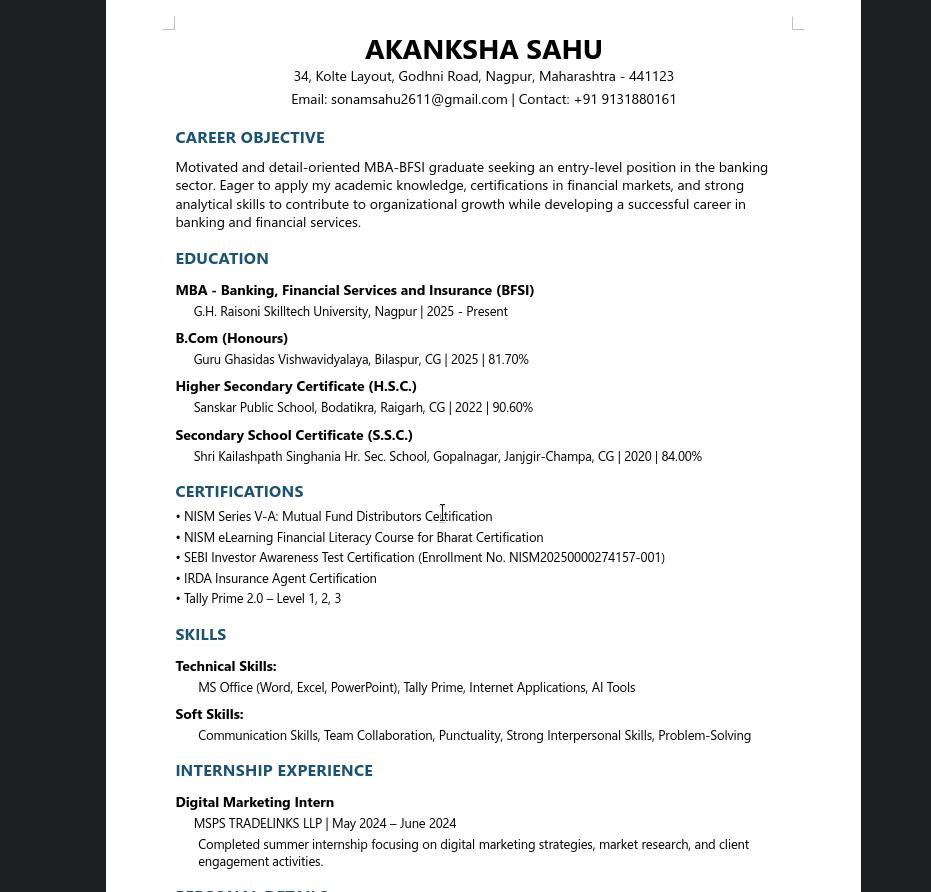
#> input picture ocr-system/images/2026-02-20_18-05.jpg, 931 x 892 px
$ python gpu_preprocessing.py images/2026-02-20_18-05.jpg   (older library calls are emulated)
#> lines starting #> are read from the running program, lines starting #| are printed output that depends on the picture; after the words box and inside, x2 and y2 are one past the last pixel; in counts of white or black regions, pixels touching at a corner belong together
"""
GPU-Accelerated Image Preprocessing Module for GTX 980 Ti (Maxwell Architecture)

This module leverages the GTX 980 Ti's strong memory bandwidth (336.5 GB/s) for
OpenCV CUDA operations, achieving 4-10x speedups on preprocessing tasks.

Key optimizations for Maxwell architecture (compute capability 5.2):
- Uses cv2.cuda module for GPU-accelerated operations
- Minimizes CPU-GPU data transfers
- Batches operations when possible
- Falls back gracefully to CPU if CUDA is unavailable
"""

import cv2
import numpy as np
import logging
import os
from typing import Tuple, Optional, List, Dict, Union, Any

# Configure logging (rely on root logger configuration from app.py)
logger = logging.getLogger(__name__)


class GPUPreprocessor:
    """
    GPU-accelerated image preprocessing for OCR.

    Optimized for GTX 980 Ti (Maxwell SM 5.2) with focus on:
    - Leveraging high memory bandwidth for parallel operations
    - Minimizing data transfers between CPU and GPU
    - Using CUDA-accelerated OpenCV operations
    """

    def __init__(self, use_gpu: bool = True):
        """
        Initialize the GPU preprocessor.

        Args:
            use_gpu: Whether to use GPU acceleration (default: True)
        """
#> in preprocess_for_ocr, img is the input picture: shape (892, 931, 3); mean B, G, R 204, 203.2, 202.8
        self.use_gpu = use_gpu
        self.cuda_available = False
        self.cuda_device_count = 0

        if self.use_gpu:
            self._init_cuda()
        else:
            logger.info("GPU acceleration disabled by configuration. Using CPU.")

    def _init_cuda(self) -> None:
        """Initialize CUDA and check availability."""
        try:
            # Check if cv2 has cuda module
            if not hasattr(cv2, 'cuda'):
                logger.warning("OpenCV build does not support CUDA. Falling back to CPU.")
                self.use_gpu = False
                return

            self.cuda_device_count = cv2.cuda.getCudaEnabledDeviceCount()
            if self.cuda_device_count > 0:
                self.cuda_available = True
                # Print CUDA device info
                for i in range(self.cuda_device_count):
                    cv2.cuda.setDevice(i)
                    # Note: printCudaDeviceInfo prints to stdout, not easily capturable without redirection
                    # We can log that we found devices
                    logger.info(f"CUDA Device {i} detected.")
                logger.info(f"CUDA initialized successfully. {self.cuda_device_count} device(s) found.")
            else:
                logger.warning("No CUDA devices found. Falling back to CPU processing.")
                self.use_gpu = False
        except Exception as e:
            logger.warning(f"CUDA initialization failed: {e}. Falling back to CPU processing.")
            self.cuda_available = False
            self.use_gpu = False

    # [36 lines left out: functions upload_to_gpu, download_from_gpu, not called in this run]

    def deskew(self, image: np.ndarray) -> np.ndarray:
        """
        Deskew the image using minAreaRect on foreground content.
        """
        try:
            # Convert to gray
            if len(image.shape) == 3:
                gray = cv2.cvtColor(image, cv2.COLOR_BGR2GRAY)
            else:
                gray = image

            # Invert colors (assuming black text on white background)
            # We want white text on black background for contours
            mean = np.mean(gray)
#> mean = 203.1
            if mean > 127:
                gray = cv2.bitwise_not(gray)
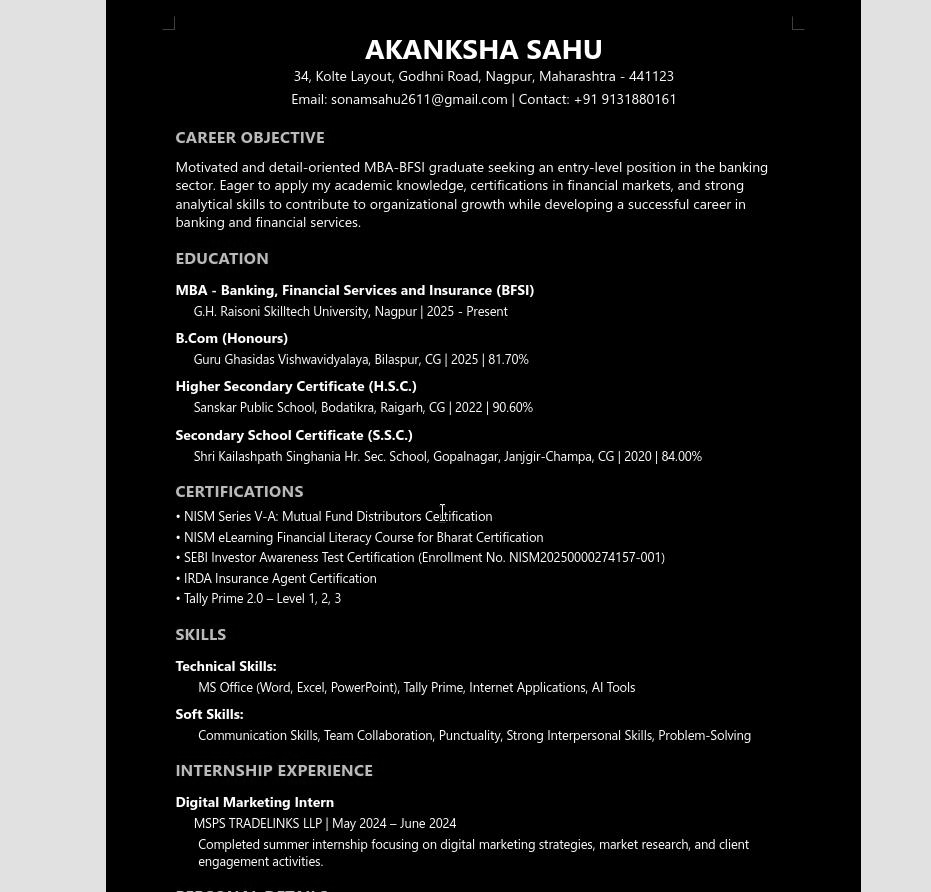
#> gray: shape (892, 931); min 0, max 255, mean 51.9

            # Threshold to get text
            thresh = cv2.threshold(gray, 0, 255, cv2.THRESH_BINARY | cv2.THRESH_OTSU)[1]
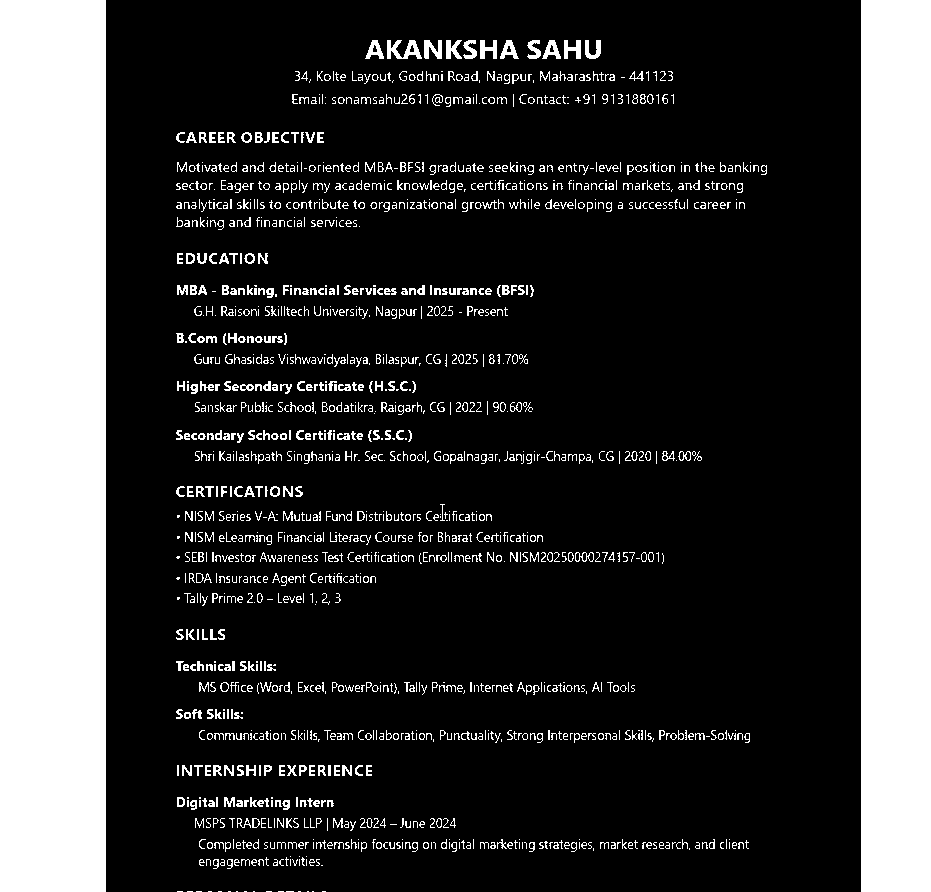
#> thresh: shape (892, 931); 22.8% white; 1502 white regions (748 under 20 px), largest, box (x1, y1, x2, y2) and area: (0, 0, 106, 892) 94552, (861, 0, 931, 892) 62440, (387, 40, 422, 59) 360

            # Find all coordinates of non-zero pixels
            coords = np.column_stack(np.where(thresh > 0))
#> coords = 189086 pairs, first value 0 to 891, second value 0 to 930

            if len(coords) < 100: # Not enough content
                return image

            # minAreaRect
            # Note: OpenCV minAreaRect returns (center, (w,h), angle)
            # Angle range depends on version, but usually [-90, 0)
            angle = cv2.minAreaRect(coords)[-1]
#> angle = -90

            # Normalize angle to [-45, 45] to determine rotation needed to make it horizontal
            if angle < -45:
                angle = -(90 + angle)
#> angle = 0
            else:
                angle = -angle

            # Rotate only if significant skew and not outlier
            if abs(angle) > 0.5 and abs(angle) < 45:
                (h, w) = image.shape[:2]
                center = (w // 2, h // 2)
                M = cv2.getRotationMatrix2D(center, angle, 1.0)
                rotated = cv2.warpAffine(image, M, (w, h), flags=cv2.INTER_CUBIC, borderMode=cv2.BORDER_REPLICATE)
                logger.info(f"Deskewed image by {angle:.2f} degrees")
                return rotated

            return image
        except Exception as e:
            logger.warning(f"Deskew failed logic: {e}")
            return image

    def preprocess_for_ocr(self, image_path: str) -> Tuple[Optional[np.ndarray], Optional[np.ndarray], str]:
        """
        Full preprocessing pipeline optimized for OCR on screen photos.

        Pipeline:
        1. Load image
        2. Convert to grayscale
        3. Apply Gaussian blur (noise reduction)
        4. Adaptive thresholding
        5. Morphological operations (cleanup)
        6. Optional: Deskew

        Args:
            image_path: Path to the input image

        Returns:
            Tuple of (original_image, processed_image, status_message)
        """
        if not os.path.exists(image_path):
            return None, None, f"Image file not found: {image_path}"

        try:
            # Load image
            img = cv2.imread(image_path)
            if img is None:
                return None, None, f"Failed to load image: {image_path}"

            # Apply deskewing before other processing
            try:
                img = self.deskew(img)
            except Exception as e:
                logger.warning(f"Deskewing failed: {e}")

            if self.cuda_available:
                try:
                    processed = self._preprocess_gpu(img)
                except Exception as e:
                    logger.error(f"GPU preprocessing failed: {e}. Falling back to CPU.")
                    processed = self._preprocess_cpu(img)
            else:
                processed = self._preprocess_cpu(img)

            return img, processed, "Success"

        except Exception as e:
            logger.error(f"Preprocessing error: {e}")
            return None, None, str(e)

    # [85 lines left out: functions _preprocess_gpu, _adaptive_threshold_gpu, not called in this run]

    def _preprocess_cpu(self, img: np.ndarray) -> np.ndarray:
        """
        CPU fallback preprocessing pipeline with enhanced steps for better OCR accuracy.

        Focuses on enhancement (contrast/denoising) rather than binarization,
        which is better for deep learning models like PaddleOCR.

        Improvements for accuracy:
        1. Grayscale conversion
        2. Advanced denoising
        3. CLAHE for contrast enhancement
        4. Optional binarization for difficult images
        5. Morphological cleanup
        """
        try:
            # 1. Grayscale
            if len(img.shape) == 3:
                gray = cv2.cvtColor(img, cv2.COLOR_BGR2GRAY)
            else:
                gray = img.copy()

            # 2. Advanced denoising using Non-local Means (better than Gaussian for text)
            # h parameter: higher = more denoising, good for scanned documents
            denoised = cv2.fastNlMeansDenoising(gray, h=10, templateWindowSize=7, searchWindowSize=21)

            # 3. CLAHE (Contrast Limited Adaptive Histogram Equalization)
            # Enhanced with better parameters for text
            clahe = cv2.createCLAHE(clipLimit=2.5, tileGridSize=(8, 8))
            enhanced = clahe.apply(denoised)

            # 4. Optional: Apply slight sharpening for text edges
            # Using unsharp masking for better text clarity
            blurred = cv2.GaussianBlur(enhanced, (0, 0), 1.5)
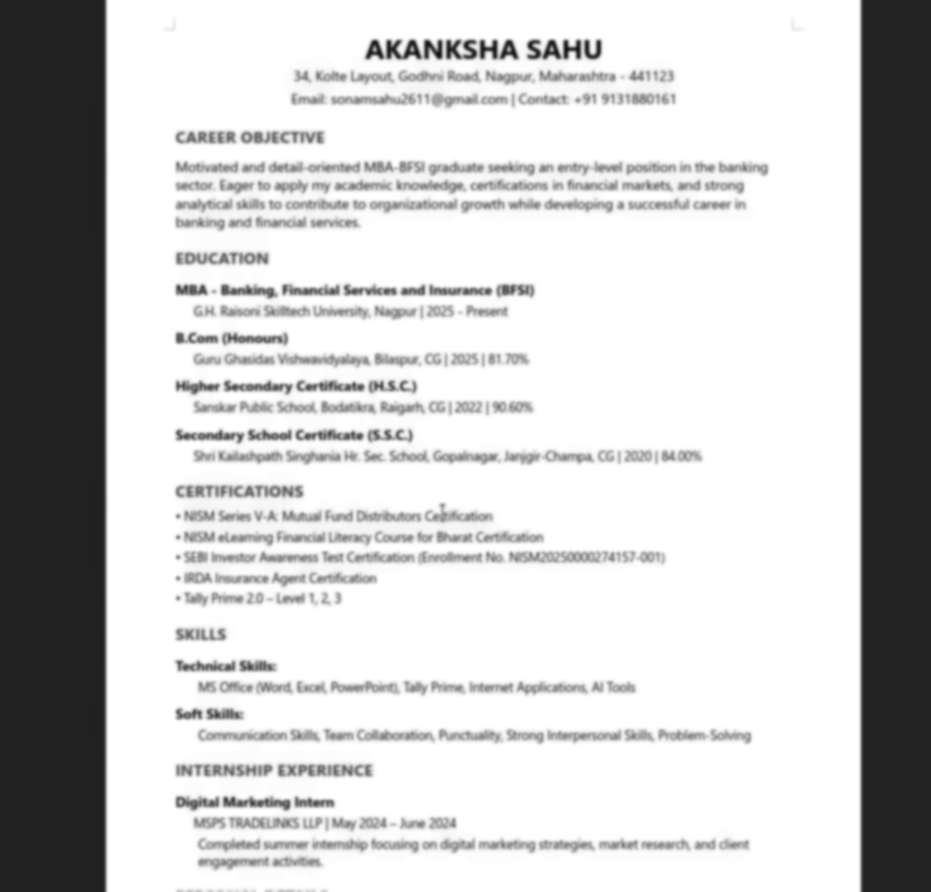
#> blurred: shape (892, 931); min 17, max 255, mean 202.7
            sharpened = cv2.addWeighted(enhanced, 1.5, blurred, -0.5, 0)

            # 5. Convert back to BGR for PaddleOCR (which expects 3 channels)
            final = cv2.cvtColor(sharpened, cv2.COLOR_GRAY2BGR)

            return final
        except Exception as e:
            logger.error(f"CPU preprocessing failed: {e}")
            # Return original gray if possible as last resort
            try:
                if len(img.shape) == 3:
                    return cv2.cvtColor(img, cv2.COLOR_BGR2GRAY)
                return img
            except Exception:
                return img

    # [282 lines left out: functions preprocess_for_ocr_v2, _preprocess_cpu_enhanced, _preprocess_gpu_enhanced, batch_preprocess, resize_for_ocr, _resize_gpu and 4 more, not called in this run]

    def get_gpu_info(self) -> Dict[str, Any]:
        """
        Get information about available GPU(s).

        Returns:
            Dictionary with GPU information
        """
        info = {
            "cuda_available": self.cuda_available,
            "device_count": self.cuda_device_count,
            "devices": []
        }

        if self.cuda_available:
            for i in range(self.cuda_device_count):
                try:
                    cv2.cuda.setDevice(i)
                    # Note: OpenCV python bindings for getDevice and its properties can be inconsistent
                    # We'll use printCudaDeviceInfo indirectly or just basic info
                    info["devices"].append({
                        "id": i,
                        "name": f"Device {i} (Details in logs)",
                    })
                except Exception:
                    continue

        return info


# Convenience function for quick preprocessing
# [13 lines left out: function preprocess_image, not called in this run]


if __name__ == "__main__":
    # Test the preprocessor
    import sys

    # Simple console logger for standalone execution
    logging.basicConfig(level=logging.INFO)

    if len(sys.argv) < 2:
        print("Usage: python gpu_preprocessing.py <image_path>")
        sys.exit(1)

    image_path = sys.argv[1]
    preprocessor = GPUPreprocessor(use_gpu=True)

    print(f"GPU Info: {preprocessor.get_gpu_info()}")

    original, processed, status = preprocessor.preprocess_for_ocr(image_path)
#> status = 'Success'

    if original is not None:
        print(f"Preprocessing successful!")
        print(f"Original shape: {original.shape}")
#| Original shape: (892, 931, 3)
        if processed is not None:
            print(f"Processed shape: {processed.shape}")
#| Processed shape: (892, 931, 3)

            # Save result
            output_path = image_path.rsplit('.', 1)[0] + '_processed.png'
            cv2.imwrite(output_path, processed)
            print(f"Saved processed image to: {output_path}")
    else:
        print(f"Preprocessing failed: {status}")

$ run again, on ocr-system/watch_folder/2026-02-20_09-43.jpg
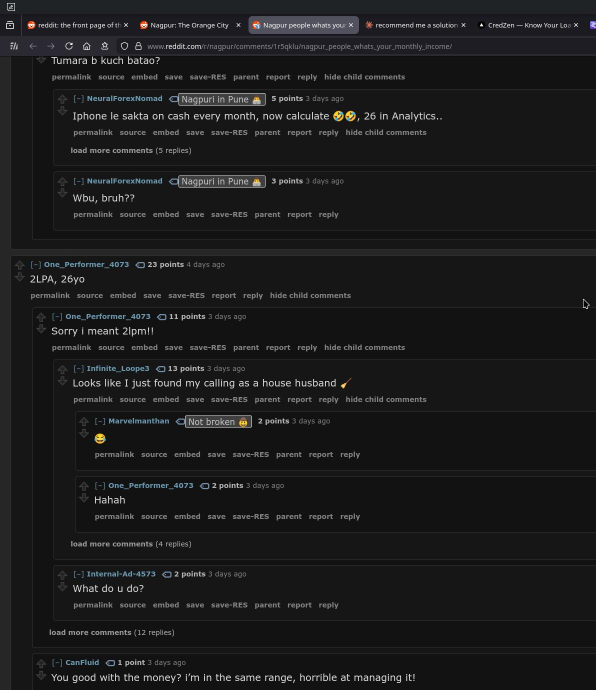
#> input picture ocr-system/watch_folder/2026-02-20_09-43.jpg, 1192 x 1379 px (shown at 1/2 size)
#> in preprocess_for_ocr, img is the input picture: shape (1379, 1192, 3); mean B, G, R 27.9, 27.4, 27.3
#> mean = 27.42
#> in deskew, `thresh = cv2.threshold(gray, 0, 255, cv2.THRESH_BINARY | cv2.THRESH_OT..`:
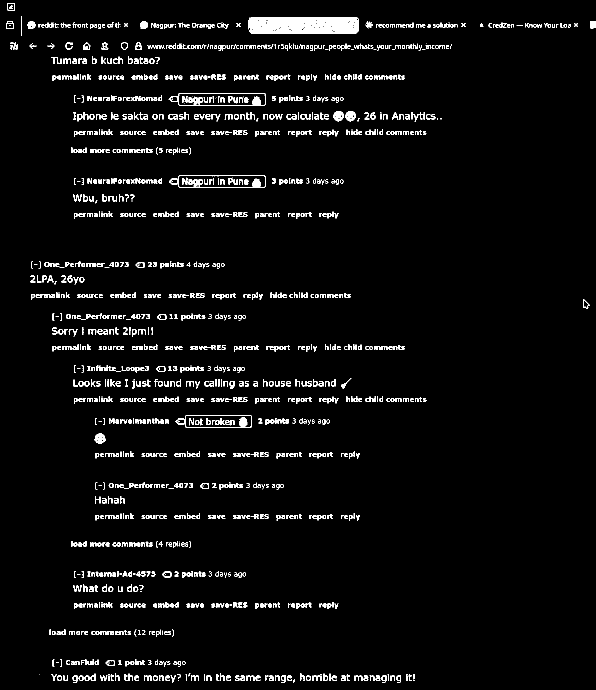
#> thresh: shape (1379, 1192) (shown at 1/2 size); 4% white in thin lines or dots
#> coords = 65127 pairs, first value 6 to 1365, second value 12 to 1191
#> in deskew, `angle = cv2.minAreaRect(coords)[-1]`: angle = -1.24
#> in deskew, `angle = -angle`: angle = 1.24
#> M = [[1, 0.0216, -14.75], [-0.0216, 1, 13.04]]
#> in _preprocess_cpu, `enhanced = clahe.apply(denoised)`:
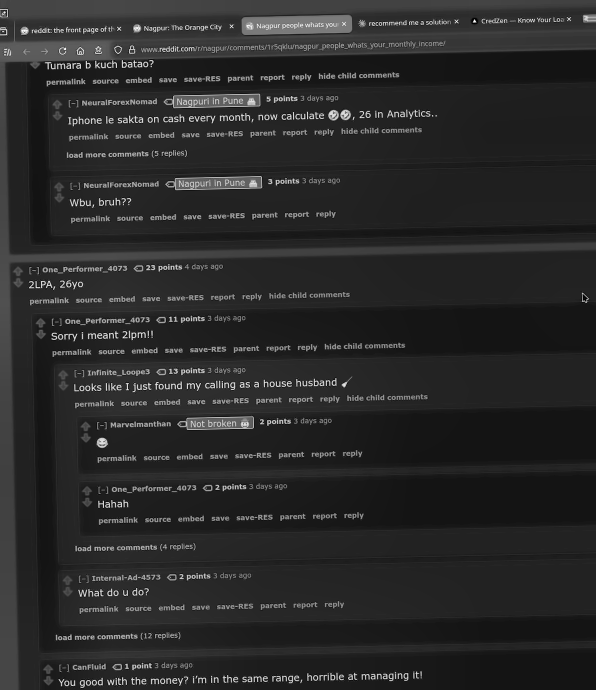
#> enhanced: shape (1379, 1192) (shown at 1/2 size); min 1, max 255, mean 41.3
#> status = 'Success'
#| Original shape: (1379, 1192, 3)
#| Processed shape: (1379, 1192, 3)
